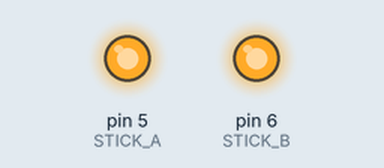
Simulated run of this sketch. Board: Arduino Uno, built with avr-gcc and run on an emulated ATmega328P. Shown: output pins drawn as LEDs (lit = HIGH). What the sketch prints to the serial monitor is not drawn.

Above: at 0.2 s.
Timing chart, 0 to 6.6 s (numbered marks = the images above):
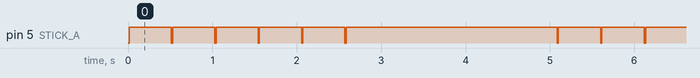

The sketch:

solenoidSpeed.ino
```cpp
#define STICK_A 5
#define STICK_B 6

void setup() {
    pinMode(STICK_A, OUTPUT);
    digitalWrite(STICK_A, HIGH);

    pinMode(STICK_B, OUTPUT);
    digitalWrite(STICK_B, HIGH);
    Serial.begin(115200);
    Serial.println("Starting Solenoid Speed Test");
}

void loop() {
    //Test how many ms it takes to strike the solenoid
    for (int delayMs = 14; delayMs <= 30; delayMs += 2){
        Serial.println("Striking with delay: " + String(delayMs) + " ms");
        for (int i = 0; i < 6; i++) {
            digitalWrite(STICK_A, LOW);
            delay(delayMs);
            digitalWrite(STICK_A, HIGH);
            delay(500); // Wait .5 second between strikes
        }
        Serial.println("");
        delay(2000); // Wait 2 seconds between different delays
    }
}
```

Measured:
- by itself, pin 5 (STICK_A): repeats every 5.1 s: 4 × (LOW 0.01 s, HIGH 0.50 s), LOW 0.01 s, HIGH 2.5 s, LOW 0.02 s, HIGH 0.50 s
- by itself, everything shown: repeats every 5.1 s, in 12 steps
